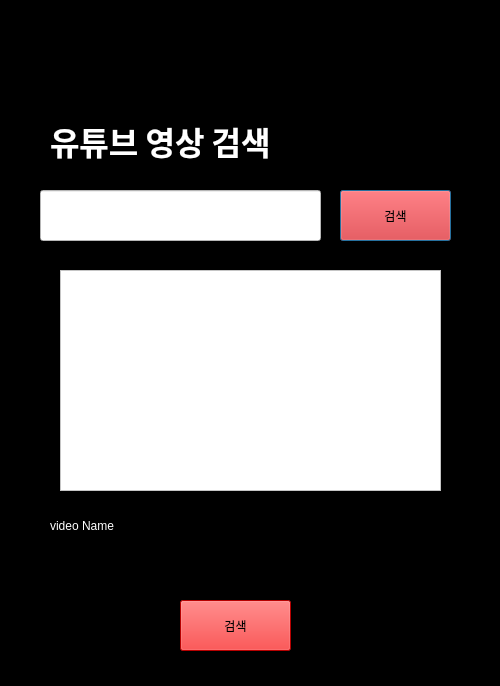
<?xml version="1.0" encoding="UTF-8"?>
<ui version="4.0">
 <class>Dialog</class>
 <widget class="QDialog" name="Dialog">
  <property name="geometry">
   <rect>
    <x>0</x>
    <y>0</y>
    <width>500</width>
    <height>686</height>
   </rect>
  </property>
  <property name="windowTitle">
   <string>Dialog</string>
  </property>
  <property name="styleSheet">
   <string notr="true">background-color:black;</string>
  </property>
  <widget class="QLabel" name="label">
   <property name="geometry">
    <rect>
     <x>50</x>
     <y>110</y>
     <width>381</width>
     <height>61</height>
    </rect>
   </property>
   <property name="font">
    <font>
     <family>에스코어 드림 7 ExtraBold</family>
     <pointsize>24</pointsize>
     <weight>75</weight>
     <bold>true</bold>
    </font>
   </property>
   <property name="styleSheet">
    <string notr="true">color:white;</string>
   </property>
   <property name="text">
    <string>유튜브 영상 검색</string>
   </property>
  </widget>
  <widget class="QLineEdit" name="lineEdit">
   <property name="geometry">
    <rect>
     <x>40</x>
     <y>190</y>
     <width>281</width>
     <height>51</height>
    </rect>
   </property>
   <property name="styleSheet">
    <string notr="true">background-color:white;</string>
   </property>
  </widget>
  <widget class="QPushButton" name="pushButton">
   <property name="geometry">
    <rect>
     <x>340</x>
     <y>190</y>
     <width>111</width>
     <height>51</height>
    </rect>
   </property>
   <property name="styleSheet">
    <string notr="true">background-color:red;</string>
   </property>
   <property name="text">
    <string>검색</string>
   </property>
  </widget>
  <widget class="QFrame" name="frame">
   <property name="geometry">
    <rect>
     <x>60</x>
     <y>270</y>
     <width>381</width>
     <height>221</height>
    </rect>
   </property>
   <property name="styleSheet">
    <string notr="true">background-color:white;</string>
   </property>
   <property name="frameShape">
    <enum>QFrame::StyledPanel</enum>
   </property>
   <property name="frameShadow">
    <enum>QFrame::Raised</enum>
   </property>
  </widget>
  <widget class="QLabel" name="label_2">
   <property name="geometry">
    <rect>
     <x>50</x>
     <y>510</y>
     <width>401</width>
     <height>31</height>
    </rect>
   </property>
   <property name="styleSheet">
    <string notr="true">color:white;</string>
   </property>
   <property name="text">
    <string>video Name</string>
   </property>
  </widget>
  <widget class="QPushButton" name="pushButton_2">
   <property name="geometry">
    <rect>
     <x>180</x>
     <y>600</y>
     <width>111</width>
     <height>51</height>
    </rect>
   </property>
   <property name="styleSheet">
    <string notr="true">background-color:red;</string>
   </property>
   <property name="text">
    <string>검색</string>
   </property>
  </widget>
 </widget>
 <resources/>
 <connections/>
</ui>
